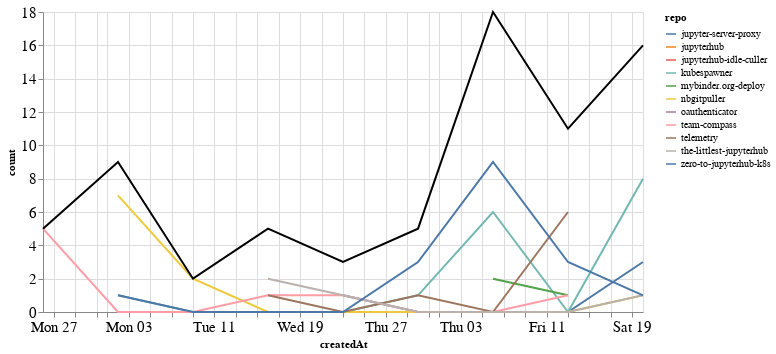

The cell this chart's notebook holds for it:
### Markdown cell above
## Comments

### Code cell
comments_time = comments.groupby('repo').resample('W', on='createdAt').count()['author'].reset_index()
comments_time = comments_time.rename(columns={'author': 'count'})
comments_time_total = comments_time.groupby('createdAt').agg({"count": "sum"}).reset_index()
ch1 = alt.Chart(comments_time, width=600).mark_line().encode(
    x='createdAt',
    y='count',
    color='repo',
    tooltip="repo"
)

ch2 = alt.Chart(comments_time_total, width=600).mark_line(color="black").encode(
    x='createdAt',
    y='count',
)

ch1 + ch2

### Figure 1 — Vega-Lite specification as saved in the notebook (floating-point values rounded to 4 significant figures)
{"config": {"axisLeft": {"labelFontSize": 15}, "axisBottom": {"labelFontSize": 15}}, "layer": [{"data": {"name": "data-2c5f70dd4a76751798b8908b22a0246b"}, "mark": "line", "encoding": {"color": {"type": "nominal", "field": "repo"}, "tooltip": {"type": "nominal", "field": "repo"}, "x": {"type": "temporal", "field": "createdAt"}, "y": {"type": "quantitative", "field": "count"}}, "width": 600}, {"data": {"name": "data-18c6159d9f4e2f4e56afb830846711b0"}, "mark": {"type": "line", "color": "black"}, "encoding": {"x": {"type": "temporal", "field": "createdAt"}, "y": {"type": "quantitative", "field": "count"}}, "width": 600}], "$schema": "https://vega.github.io/schema/vega-lite/v4.8.1.json", "datasets": {"data-2c5f70dd4a76751798b8908b22a0246b": [{"repo": "jupyter-server-proxy", "createdAt": "2020-08-23T00:00:00", "count": 1}, {"repo": "jupyter-server-proxy", "createdAt": "2020-08-30T00:00:00", "count": 0}, {"repo": "jupyter-server-proxy", "createdAt": "2020-09-06T00:00:00", "count": 0}, {"repo": "jupyter-server-proxy", "createdAt": "2020-09-13T00:00:00", "count": 0}, {"repo": "jupyter-server-proxy", "createdAt": "2020-09-20T00:00:00", "count": 3}, {"repo": "jupyterhub", "createdAt": "2020-09-20T00:00:00", "count": 2}, {"repo": "jupyterhub-idle-culler", "createdAt": "2020-08-16T00:00:00", "count": 1}, {"repo": "kubespawner", "createdAt": "2020-08-02T00:00:00", "count": 1}, {"repo": "kubespawner", "createdAt": "2020-08-09T00:00:00", "count": 0}, {"repo": "kubespawner", "createdAt": "2020-08-16T00:00:00", "count": 0}, {"repo": "kubespawner", "createdAt": "2020-08-23T00:00:00", "count": 0}, {"repo": "kubespawner", "createdAt": "2020-08-30T00:00:00", "count": 1}, {"repo": "kubespawner", "createdAt": "2020-09-06T00:00:00", "count": 6}, {"repo": "kubespawner", "createdAt": "2020-09-13T00:00:00", "count": 0}, {"repo": "kubespawner", "createdAt": "2020-09-20T00:00:00", "count": 8}, {"repo": "mybinder.org-deploy", "createdAt": "2020-09-06T00:00:00", "count": 2}, {"repo": "mybinder.org-deploy", "createdAt": "2020-09-13T00:00:00", "count": 1}, {"repo": "nbgitpuller", "createdAt": "2020-08-02T00:00:00", "count": 7}, {"repo": "nbgitpuller", "createdAt": "2020-08-09T00:00:00", "count": 2}, {"repo": "nbgitpuller", "createdAt": "2020-08-16T00:00:00", "count": 0}, {"repo": "nbgitpuller", "createdAt": "2020-08-23T00:00:00", "count": 0}, {"repo": "nbgitpuller", "createdAt": "2020-08-30T00:00:00", "count": 0}, {"repo": "nbgitpuller", "createdAt": "2020-09-06T00:00:00", "count": 0}, {"repo": "nbgitpuller", "createdAt": "2020-09-13T00:00:00", "count": 0}, {"repo": "nbgitpuller", "createdAt": "2020-09-20T00:00:00", "count": 1}, {"repo": "oauthenticator", "createdAt": "2020-09-06T00:00:00", "count": 1}, {"repo": "team-compass", "createdAt": "2020-07-26T00:00:00", "count": 5}, {"repo": "team-compass", "createdAt": "2020-08-02T00:00:00", "count": 0}, {"repo": "team-compass", "createdAt": "2020-08-09T00:00:00", "count": 0}, {"repo": "team-compass", "createdAt": "2020-08-16T00:00:00", "count": 1}, {"repo": "team-compass", "createdAt": "2020-08-23T00:00:00", "count": 1}, {"repo": "team-compass", "createdAt": "2020-08-30T00:00:00", "count": 0}, {"repo": "team-compass", "createdAt": "2020-09-06T00:00:00", "count": 0}, {"repo": "team-compass", "createdAt": "2020-09-13T00:00:00", "count": 1}, {"repo": "telemetry", "createdAt": "2020-08-16T00:00:00", "count": 1}, {"repo": "telemetry", "createdAt": "2020-08-23T00:00:00", "count": 0}, {"repo": "telemetry", "createdAt": "2020-08-30T00:00:00", "count": 1}, {"repo": "telemetry", "createdAt": "2020-09-06T00:00:00", "count": 0}, {"repo": "telemetry", "createdAt": "2020-09-13T00:00:00", "count": 6}, {"repo": "the-littlest-jupyterhub", "createdAt": "2020-08-16T00:00:00", "count": 2}, {"repo": "the-littlest-jupyterhub", "createdAt": "2020-08-23T00:00:00", "count": 1}, {"repo": "the-littlest-jupyterhub", "createdAt": "2020-08-30T00:00:00", "count": 0}, {"repo": "the-littlest-jupyterhub", "createdAt": "2020-09-06T00:00:00", "count": 0}, {"repo": "the-littlest-jupyterhub", "createdAt": "2020-09-13T00:00:00", "count": 0}, {"repo": "the-littlest-jupyterhub", "createdAt": "2020-09-20T00:00:00", "count": 1}, {"repo": "zero-to-jupyterhub-k8s", "createdAt": "2020-08-02T00:00:00", "count": 1}, {"repo": "zero-to-jupyterhub-k8s", "createdAt": "2020-08-09T00:00:00", "count": 0}, {"repo": "zero-to-jupyterhub-k8s", "createdAt": "2020-08-16T00:00:00", "count": 0}, {"repo": "zero-to-jupyterhub-k8s", "createdAt": "2020-08-23T00:00:00", "count": 0}, {"repo": "zero-to-jupyterhub-k8s", "createdAt": "2020-08-30T00:00:00", "count": 3}, {"repo": "zero-to-jupyterhub-k8s", "createdAt": "2020-09-06T00:00:00", "count": 9}, {"repo": "zero-to-jupyterhub-k8s", "createdAt": "2020-09-13T00:00:00", "count": 3}, {"repo": "zero-to-jupyterhub-k8s", "createdAt": "2020-09-20T00:00:00", "count": 1}], "data-18c6159d9f4e2f4e56afb830846711b0": [{"createdAt": "2020-07-26T00:00:00", "count": 5}, {"createdAt": "2020-08-02T00:00:00", "count": 9}, {"createdAt": "2020-08-09T00:00:00", "count": 2}, {"createdAt": "2020-08-16T00:00:00", "count": 5}, {"createdAt": "2020-08-23T00:00:00", "count": 3}, {"createdAt": "2020-08-30T00:00:00", "count": 5}, {"createdAt": "2020-09-06T00:00:00", "count": 18}, {"createdAt": "2020-09-13T00:00:00", "count": 11}, {"createdAt": "2020-09-20T00:00:00", "count": 16}]}}
